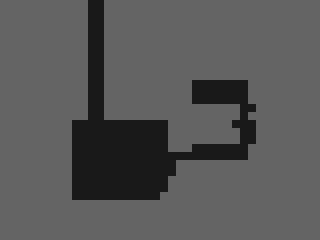

A level layout from a 2D game, rendered from its tile map. Below: a short description, then the map file with tile-grid data replaced by summaries:
An orthogonal 40x30 tile map with 8x8 px tiles, 2 tile layers (BACKGROUND, FOREGROUND), 3 tilesets and 20 objects (DEBUG, DOOR, WATER).

<map version="1.0" orientation="orthogonal" renderorder="right-down" width="40" height="30" tilewidth="8" tileheight="8" nextobjectid="45">
 <tileset firstgid="1" source="PLACEHOLDER.tsx" />
 <tileset firstgid="9" source="SEWER.tsx" />
 <tileset firstgid="39" source="PIER.tsx" />
 <layer name="BACKGROUND" width="40" height="30">
  <data>[1200 cells, 1200 non-empty, 1 distinct tile ids]</data>
 </layer>
 <objectgroup name="SOLID">
  <object id="23" x="72" y="200" width="88" height="16" />
  <object id="24" x="160" y="192" width="16" height="16" />
  <object id="25" x="176" y="160" width="88" height="32" />
  <object id="26" x="248" y="144" width="8" height="16" />
  <object id="27" x="248" y="112" width="24" height="8" />
  <object id="28" x="256" y="104" width="8" height="40" />
  <object id="29" x="184" y="80" width="8" height="24" />
  <object id="30" x="168" y="104" width="64" height="40" />
  <object id="32" x="192" y="72" width="56" height="8" />
  <object id="33" x="168" y="136" width="24" height="16" />
  <object id="35" x="104" y="-16" width="64" height="136" />
  <object id="36" x="72" y="-16" width="16" height="136" />
  <object id="37" x="56" y="120" width="16" height="80" />
  <object id="40" x="232" y="128" width="8" height="16" />
  <object id="41" x="248" y="80" width="24" height="24" />
  <object id="42" x="232" y="104" width="8" height="16" />
  <object id="44" x="168" y="176" width="8" height="16" />
 </objectgroup>
 <layer name="FOREGROUND" width="40" height="30">
  <data>[1200 cells, 1001 non-empty, 1 distinct tile ids]</data>
 </layer>
 <objectgroup name="OBJECTS">
  <object id="31" name="DEBUG" x="92" y="-4" width="8" height="8" />
  <object id="38" name="DOOR" x="200" y="92" width="16" height="12">
   <properties>
    <property name="LINK" value="stage/sewer_02.tmx" />
   </properties>
  </object>
  <object id="39" name="WATER" x="72" y="196" width="88" height="4" />
 </objectgroup>
</map>
